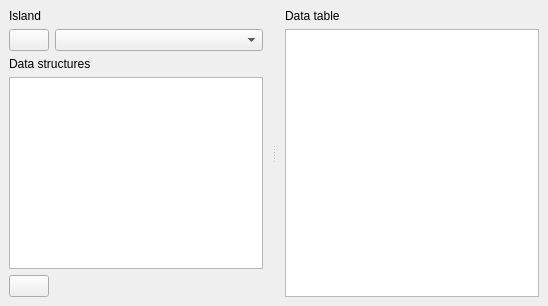
          <widget class="QWidget" name="tab">
           <attribute name="icon">
            <iconset resource="icons.qrc">
             <normaloff>:/Icons/icons/squares.svg</normaloff>:/Icons/icons/squares.svg</iconset>
           </attribute>
           <attribute name="title">
            <string>Compiled arrays</string>
           </attribute>
           <layout class="QHBoxLayout" name="horizontalLayout_7">
            <property name="leftMargin">
             <number>0</number>
            </property>
            <property name="topMargin">
             <number>0</number>
            </property>
            <property name="rightMargin">
             <number>0</number>
            </property>
            <property name="bottomMargin">
             <number>0</number>
            </property>
            <item>
             <widget class="QSplitter" name="simulationDataSplitter">
              <property name="orientation">
               <enum>Qt::Horizontal</enum>
              </property>
              <widget class="QFrame" name="frame_28">
               <property name="frameShape">
                <enum>QFrame::NoFrame</enum>
               </property>
               <property name="frameShadow">
                <enum>QFrame::Raised</enum>
               </property>
               <layout class="QGridLayout" name="gridLayout_19">
                <item row="4" column="1">
                 <spacer name="horizontalSpacer_6">
                  <property name="orientation">
                   <enum>Qt::Horizontal</enum>
                  </property>
                  <property name="sizeHint" stdset="0">
                   <size>
                    <width>40</width>
                    <height>20</height>
                   </size>
                  </property>
                 </spacer>
                </item>
                <item row="4" column="0">
                 <widget class="QPushButton" name="exportSimulationDataButton">
                  <property name="toolTip">
                   <string>Export simulation data</string>
                  </property>
                  <property name="text">
                   <string/>
                  </property>
                  <property name="icon">
                   <iconset resource="icons.qrc">
                    <normaloff>:/Icons/icons/save.svg</normaloff>:/Icons/icons/save.svg</iconset>
                  </property>
                 </widget>
                </item>
                <item row="1" column="0">
                 <widget class="QPushButton" name="compute_simulation_data_pushButton">
                  <property name="toolTip">
                   <string>Update the islands dispayed</string>
                  </property>
                  <property name="text">
                   <string/>
                  </property>
                  <property name="icon">
                   <iconset resource="icons.qrc">
                    <normaloff>:/Icons/icons/calculator.svg</normaloff>:/Icons/icons/calculator.svg</iconset>
                  </property>
                 </widget>
                </item>
                <item row="1" column="1">
                 <widget class="QComboBox" name="simulation_data_island_comboBox"/>
                </item>
                <item row="3" column="0" colspan="2">
                 <widget class="QListView" name="simulationDataStructuresListView"/>
                </item>
                <item row="0" column="0" colspan="2">
                 <widget class="QLabel" name="label_23">
                  <property name="text">
                   <string>Island</string>
                  </property>
                 </widget>
                </item>
                <item row="2" column="0" colspan="2">
                 <widget class="QLabel" name="label_30">
                  <property name="text">
                   <string>Data structures</string>
                  </property>
                 </widget>
                </item>
               </layout>
              </widget>
              <widget class="QFrame" name="frame_29">
               <property name="frameShape">
                <enum>QFrame::NoFrame</enum>
               </property>
               <property name="frameShadow">
                <enum>QFrame::Raised</enum>
               </property>
               <layout class="QVBoxLayout" name="verticalLayout_28">
                <item>
                 <widget class="QLabel" name="label_31">
                  <property name="text">
                   <string>Data table</string>
                  </property>
                 </widget>
                </item>
                <item>
                 <widget class="QTableView" name="simulationDataStructureTableView"/>
                </item>
               </layout>
              </widget>
             </widget>
            </item>
           </layout>
          </widget>
